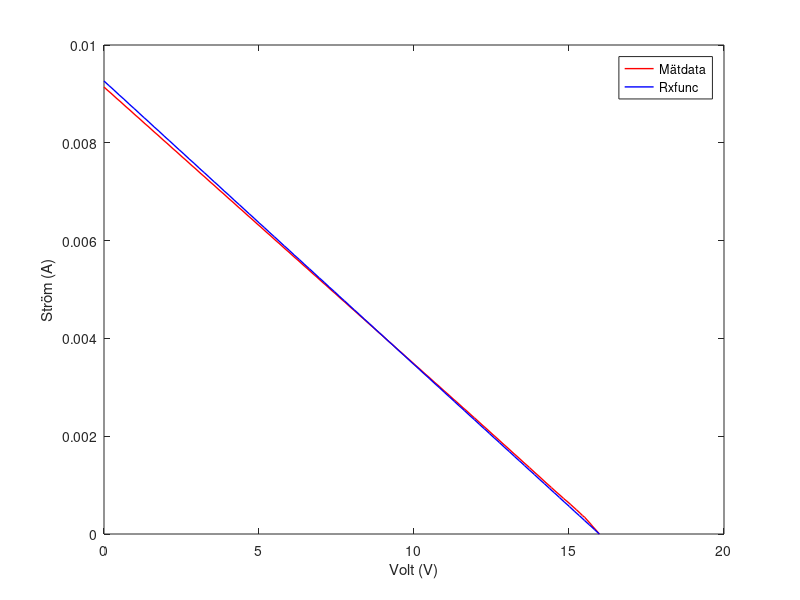

Recreate this plot in MATLAB.
U = [15.98 15.51 15.43 15.35 15.23 15.06 14.82 14.43 13.72 11.94 0];
I = [0 0.34 0.38 0.43 0.50 0.60 0.73 0.95 1.36 2.38 9.14];
I = I *10^-3;

Rx = 1725;
Ux = linspace(0, 15.98, 100);
Ix = (-1/Rx) * Ux + (15.98/Rx);

plot(U, I, '-r', 'LineWidth', 1.0);
hold on;
plot(Ux, Ix, '-b', 'LineWidth', 1.0);

xlabel('Volt (V)');
ylabel('Ström (A)');
hold off;
legend('Mätdata', 'Rxfunc');
